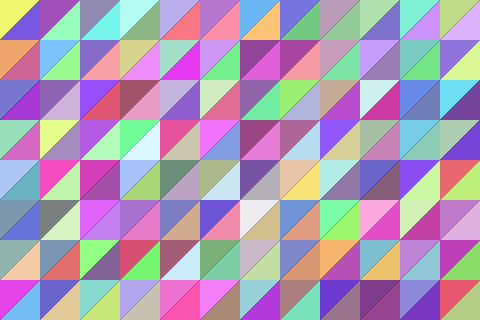
Frame 1 (no input)
Frame 2 (the mouse pressed at the canvas centre, redrawn once): identical to frame 1, image omitted

The p5.js sketch that drew this single still picture (run headless with seeded random() and noise() and a simulated clock; the mouse was pressed at the canvas centre and the sketch redrawn once):

// p5.js sketch
// ── sketch.js
console.log("Hello p5.js!!");

const DEG_TO_RAD  = Math.PI / 180;

// 初期化
function setup(){
	console.log("setup");
	createCanvas(480, 320);
	noLoop();
	background(0);

	fill(255, 255, 255);
	noStroke();

	rectMode(CENTER);

	let size = 40.0;
	let cols = width / size;
	let rows = height / size;
	for(let r=0; r<rows; r++){
		for(let c=0; c<cols; c++){
			let tTop = new Triangle(c*size, r*size, size, 0.0);
			tTop.draw(150, 200, 150);
			let tBtm = new Triangle(c*size+size, r*size+size, size, 180.0);
			tBtm.draw(150, 200, 150);
		}
	}
}

// 連続処理
function draw(){
	console.log("draw");
}

class Triangle{

	constructor(x, y, size, deg){
		this.x = x;
		this.y = y;
		this.radius  = size;
		this.radFrom = deg * DEG_TO_RAD;
		this.radTo   = (deg + 90.0) * DEG_TO_RAD;
	}

	draw(r, g, b){
		fill(
			Math.floor(Math.random() * r) + 255 - r,
			Math.floor(Math.random() * g) + 255 - g,
			Math.floor(Math.random() * b) + 255 - b);
		triangle(
			this.x, this.y,
			this.x + this.radius * Math.cos(this.radFrom),
			this.y + this.radius * Math.sin(this.radFrom),
			this.x + this.radius * Math.cos(this.radTo),
			this.y + this.radius * Math.sin(this.radTo));
	}
}
